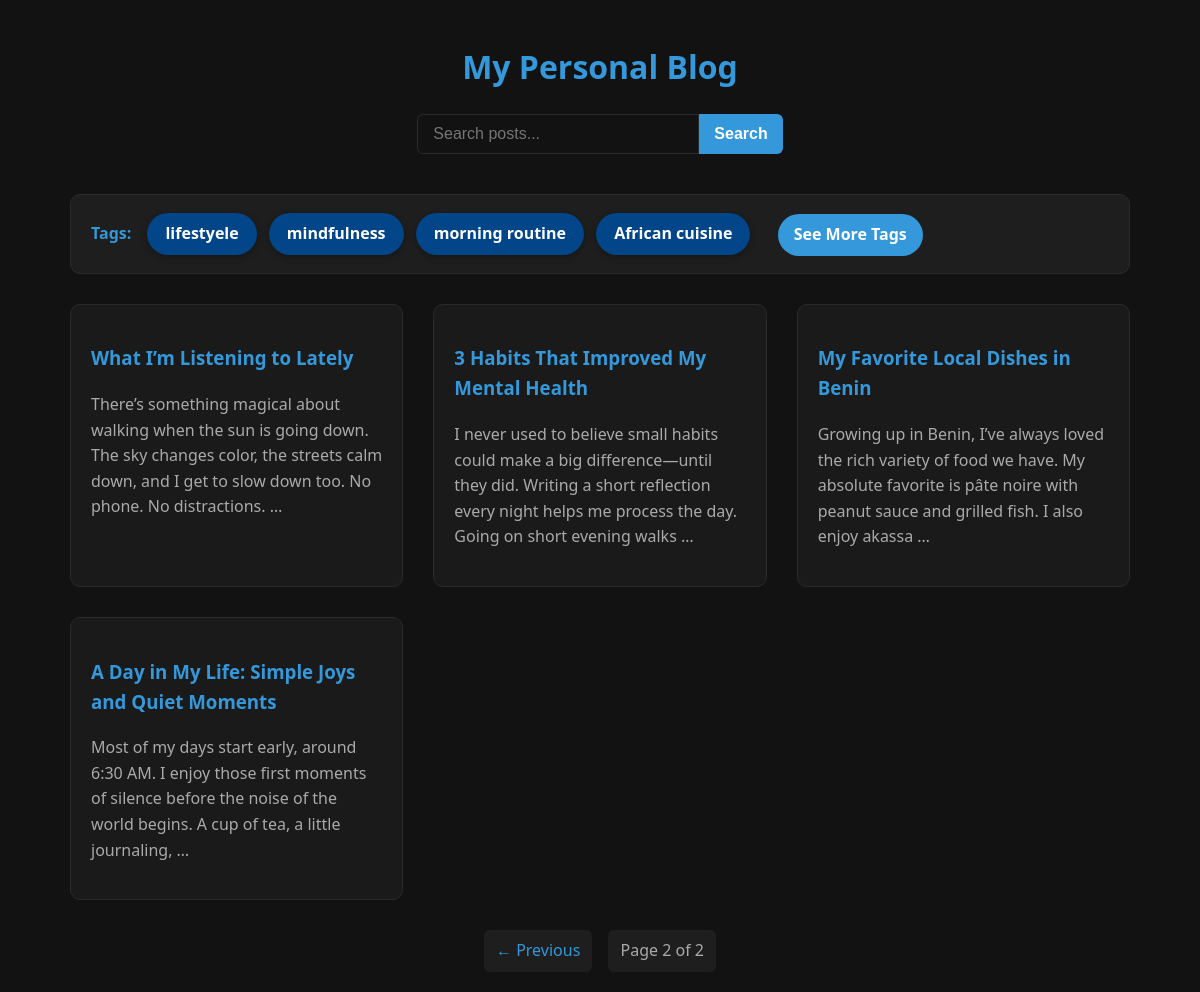
Screenshot of /?page=2 with the database file from the repository.
### myblog/models.py (models this page shows, shortened)
class Post(models.Model):
    class Status(models.TextChoices):
        DRAFT = 'DF', 'Draft'
        PUBLISHED = 'PB', 'Published'
    title = models.CharField(max_length=250)
    slug = models.SlugField(max_length=250)
    author = models.ForeignKey(
        settings.AUTH_USER_MODEL,
        on_delete=models.CASCADE,
        related_name='blog_posts'
        )
    body = models.TextField()
    publish = models.DateTimeField(default=timezone.now)
    created = models.DateTimeField(auto_now_add=True)
    updated = models.DateTimeField(auto_now=True)
    status = models.CharField(
        max_length=2,
        choices=Status,
        default=Status.DRAFT
    )
    objects = models.Manager() # The default manager.
    published = PublishedManager() # Our custom manager.
    tags = TaggableManager() # to use tags for posts
    image = CloudinaryField('image', blank=True, null=True)
    class Meta:
        ordering = ['-publish']
        indexes = [
            models.Index(fields = ['-publish']),
        ]
    def get_absolute_url(self):
        return reverse('myblog:post_detail',
                       args=[self.id, self.slug])

### myblog/views.py (the view)
# urls.py: path('', views.post_list, name='post_list'),
def post_list(request, tag_slug=None):
    posts = Post.objects.filter(status=Post.Status.PUBLISHED)
    tag = None
    if tag_slug:
        tag = get_object_or_404(Tag, slug=tag_slug)
        posts = posts.filter(tags__in=[tag])
    paginator = Paginator(posts, 6)  # You can adjust this number
    page_number = request.GET.get('page')
    page_obj = paginator.get_page(page_number)
    return render(request, 'myblog/post/list.html', {
        'posts': page_obj,
        'tag': tag,
        'tags': Tag.objects.all(),
        'is_paginated': page_obj.has_other_pages(),
        'page_obj': page_obj,
    })

### myblog/templates/myblog/post/list.html (shortened to what this page needs)
{% extends "base.html" %}
{% block content %}
<div class="container">
  <div class="tag-cloud">
    <strong>Tags:</strong>
    {% for t in tags|slice:":4" %}
      <a href="{% url 'myblog:post_list_by_tag' t.slug %}" class="tag">{{ t.name }}</a>
    {% empty %}
      <span>No tags yet.</span>
    {% endfor %}
    {% if tags|length > 4 %}
      <a href="{% url 'myblog:tag_list' %}" class="tag-more-button">See More Tags</a>
    {% endif %}
  </div>
  <div class="post-grid">
    {% for post in posts %}
      <article>
        <h3><a href="{{ post.get_absolute_url }}">{{ post.title }}</a></h3>
        <p>{{ post.body|truncatewords:30 }}</p>
      </article>
    {% empty %}
      <p>No posts found.</p>
    {% endfor %}
  </div>
  {% if is_paginated %}
    <div class="pagination">
      {% if page_obj.has_previous %}
        <a href="?page={{ page_obj.previous_page_number }}">← Previous</a>
      {% endif %}
      <span class="current">Page {{ page_obj.number }} of {{ page_obj.paginator.num_pages }}</span>
    </div>
  {% endif %}
</div>
{% endblock %}

### static/css/blog.css (style rules this page uses)
:root { --bg-dark: #121212; --bg-light: #1e1e1e; --text-main: #e0e0e0; --text-muted: #aaaaaa; --accent-blue: #3498db; --accent-blue-hover: #2980b9; --card-bg: #1a1a1a; --border-gray: #2a2a2a; --tag-bg: hsl(210, 97%, 27%); --tag-hover-bg: hsl(210, 100%, 20%); }
body { margin: 0; font-family: 'Segoe UI', sans-serif; background-color: var(--bg-dark); color: var(--text-main); line-height: 1.6; padding: 20px; }
.container { max-width: 1100px; margin: auto; padding: 0 20px; }
.post-grid { display: grid; grid-template-columns: repeat(auto-fit, minmax(300px, 1fr)); gap: 30px; }
article { background-color: var(--card-bg); border: 1px solid var(--border-gray); border-radius: 10px; padding: 20px; transition: transform 0.3s ease, box-shadow 0.3s ease; }
article h3 a { color: var(--accent-blue); text-decoration: none; transition: color 0.3s; }
p { color: var(--text-muted); font-size: 1rem; }
a { color: var(--accent-blue); text-decoration: underline; }
.pagination { text-align: center; margin-top: 30px; }
.pagination a, .pagination span { display: inline-block; margin: 0 6px; padding: 8px 12px; background-color: var(--bg-light); color: var(--accent-blue); border-radius: 6px; text-decoration: none; transition: background-color 0.3s ease; }
.pagination .current { color: var(--text-muted); }
.tag-cloud { margin-bottom: 30px; background-color: var(--bg-light); padding: 12px 20px; border-radius: 10px; border: 1px solid var(--border-gray); }
.tag-cloud strong { color: var(--accent-blue); margin-right: 12px; font-weight: 600; }
.tag { display: inline-block; margin: 6px 8px 6px 0; padding: 8px 18px; font-size: 1rem; font-weight: 600; border-radius: 30px; background-color: var(--tag-bg); color: #fff; text-decoration: none; box-shadow: 0 2px 6px rgba(0,0,0,0.3); transition: background-color 0.3s ease, transform 0.15s ease; }
.tag-more-button { display: inline-block; margin-left: 15px; padding: 8px 16px; background-color: var(--accent-blue); color: white; border-radius: 25px; font-weight: 600; cursor: pointer; text-decoration: none; transition: background-color 0.3s ease; vertical-align: middle; }

### rows the page displays
Tag: name "lifestyele"
Tag: name "mindfulness"
Tag: name "morning routine"
Tag: name "African cuisine"
Post: title "What I’m Listening to Lately", body "There’s something magical about walking when the sun is going down. The sky changes color, the streets calm down, and I get to slow down too. No phone. No distractions. …"
Post: title "3 Habits That Improved My Mental Health", body "I never used to believe small habits could make a big difference—until they did. Writing a short reflection every night helps me process the day. Going on short evening walks …"
Post: title "My Favorite Local Dishes in Benin", body "Growing up in Benin, I’ve always loved the rich variety of food we have. My absolute favorite is pâte noire with peanut sauce and grilled fish. I also enjoy akassa …"
Post: title "A Day in My Life: Simple Joys and Quiet Moments", body "Most of my days start early, around 6:30 AM. I enjoy those first moments of silence before the noise of the world begins. A cup of tea, a little journaling, …"

### other values shown
{{ page_obj.number }} "2"
{{ page_obj.paginator.num_pages }} "2"
